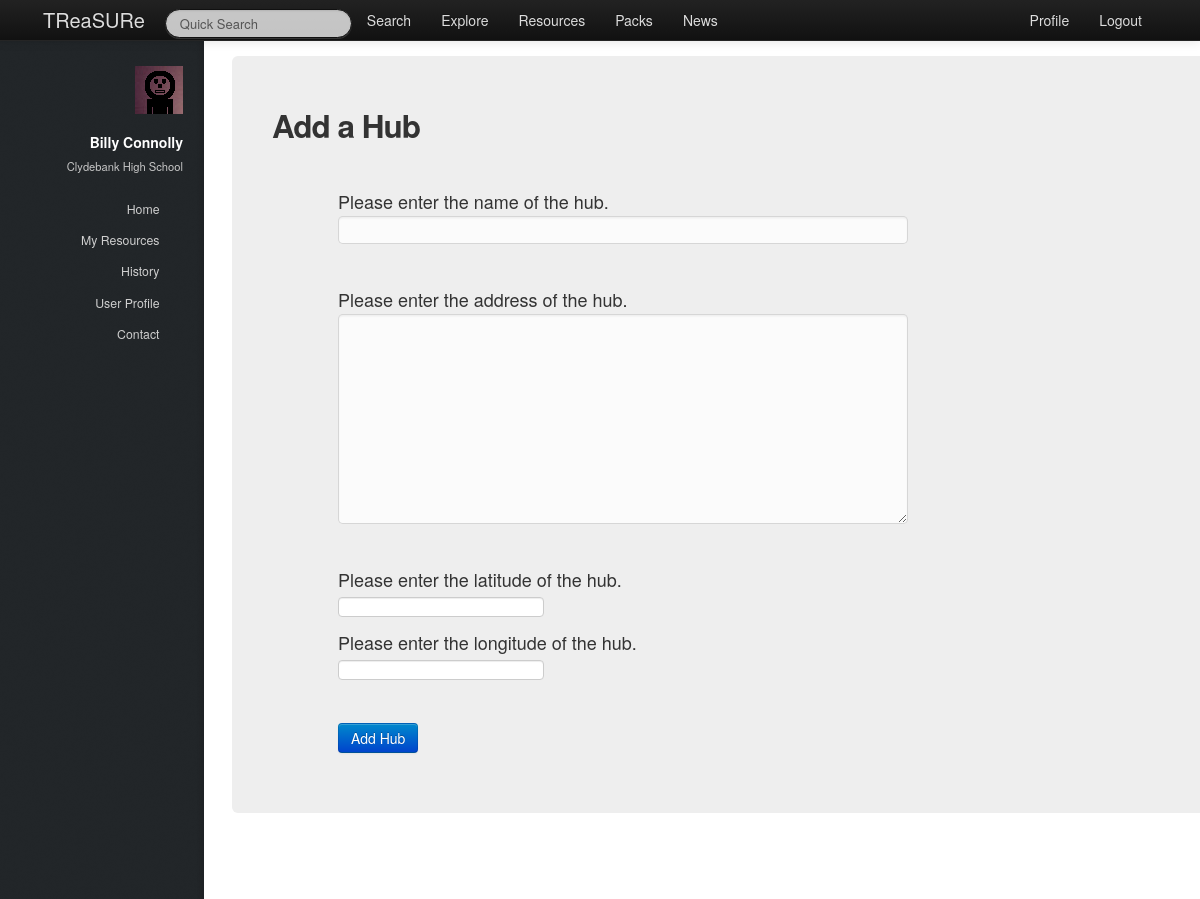
The app's page /treasure/add_hub/ (signed in) with its own data.
### treasure/models.py (models this page shows, shortened)
class Teacher(models.Model):
    user = models.OneToOneField(User)
    firstname = models.CharField(max_length=128)
    surname = models.CharField(max_length=128)
    school = models.ForeignKey(School, null=True)
    hubs = models.ManyToManyField(Hub, null=True)

class School(models.Model):
    name = models.CharField(max_length=128)
    town = models.CharField(max_length=128)
    address = models.TextField()
    latitude = models.FloatField()
    longitude = models.FloatField()
    def __unicode__(self):
        return self.name

### treasure/views.py (the view)
@login_required
def add_hub(request):
    context = RequestContext(request)
    if request.method == 'POST':
        form = HubForm(request.POST)
        if form.is_valid():
            hub = form.save(commit=True)
            return hub_view(request, hub.id)
        else:
            print form.errors
    else:
        form = HubForm()
    context_dict = sidebar(request)
    context_dict['form']  = form
    return render_to_response('treasure/add_hub.html', context_dict, context)

### treasure/forms.py
class HubForm(forms.ModelForm):
    name = forms.CharField(max_length=128, help_text="Please enter the name of the hub.")
    address = forms.CharField( widget = forms.Textarea, help_text="Please enter the address of the hub.")
    latitude = forms.FloatField(help_text="Please enter the latitude of the hub.")
    longitude = forms.FloatField(help_text="Please enter the longitude of the hub.")
    class Meta:
        model = Hub
        fields = ('name', 'address', 'latitude', 'longitude')
        exclude = []

### treasure/views.py (called while the page is built)
def sidebar(request):
    context_dict = {}
    try:
        userid = request.user.id
        teacher = Teacher.objects.get(user = userid)
        context_dict['user_firstname'] = teacher.firstname
        context_dict['user_surname'] = teacher.surname
        context_dict['user_school'] = teacher.school
    except Teacher.DoesNotExist:
        context_dict['user_firstname'] = ""
        context_dict['user_surname'] = ""
        context_dict['school'] = ""
    return context_dict

### templates/treasure/add_hub.html (shortened to what this page needs)
{% extends 'treasure/base.html' %}
{% load static %}
{% block body_block %}
<div class="hero-unit">
    <h2>Add a Hub</h2>
    <br/>
    <div class="container">
        <form class="span6" id="upload_form" method="post" action="/treasure/add_hub/">
            {% for field in form.visible_fields %}
                {{ field.help_text }}<br/>
                {{ field }}<br/>
            {% endfor %}
            <br/>
            <button class="btn btn-primary" type="submit" name="submit">Add Hub</button>
        </form>
    </div>
</div>
{% endblock %}

### templates/treasure/base.html (shortened to what this page needs)
<!DOCTYPE html>
{% load static %}
<html>
    <head>
		<link rel="stylesheet" href="http://cdn.datatables.net/1.10.2/css/jquery.dataTables.min.css"></style>
        <link href="{% static 'css/bootstrap-fluid-adj.css' %}" rel="stylesheet">
        <link href="{% static 'sidebar/css/main.css' %}" rel="stylesheet">
        <link href="{% static 'css/bootstrap.min.css' %}" rel="stylesheet" media="screen">
        <link rel="stylesheet" href="http://getbootstrap.com/examples/sticky-footer-navbar/sticky-footer-navbar.css">
        <link href="{% static 'css/bootstrap-responsive.css' %}" rel="stylesheet">
        <link href="{% static 'css/treasure.css' %}" rel="stylesheet">
    </head>
    <body>
        <div class="navbar navbar-inverse navbar-fixed-top">
           <div class="navbar-inner">
               <div class="container">
                   <a class="brand" href="/treasure/">TReaSURe</a>
                   <div class="nav-collapse collapse">
                       <ul class="nav pull-right">
                            {% if user.is_authenticated %}
                                <li><a href="/treasure/profile">Profile</a></li>
                            	<li><a href="/treasure/logout">Logout</a></li>
                            {% else %}
                            	<li><a href="/treasure/login">Login</a></li>
                            	<li><a href="/treasure/register">Register</a></li>
                            {% endif %}
                       </ul>
                       <ul class="nav">
                       {% if user.is_authenticated %}
                           <form class="navbar-search pull-left" action="">
						 		<input class="search-query span2" placeholder="Quick Search" type="text">
						   </form>
                           <li><a href="/treasure/search">Search</a></li>
                           <li><a href="/treasure/explore">Explore</a></li>
                           <li><a href="/treasure/resources">Resources</a></li>
                           <li><a href="/treasure/packs">Packs</a></li>
                       {% endif %}
                           <li><a href="/treasure/about">News</a></li>
                       </ul>
                   </div>
               </div>
           </div>
        </div>
        <div>
				<div id="header">
					<div class="top">
                       {% if user.is_authenticated %}
							<div id="logo">
								<span class="image avatar48"><img src="{% static 'images/avatar.jpg' %}" alt="user avatar" /></span>
								<h1 id="title">{{ user_firstname }} {{ user_surname }}</h1>
								<p>{{ user_school }}</p>
							</div>
	                   {% endif %}
                        <nav id="nav">
							<ul>
								{% if user.is_authenticated %}
									<li><a href="/treasure/" id="home-link" class="skel-layers-ignoreHref"><span>Home</span></a></li>
									<li><a href="/treasure/resources" class="skel-layers-ignoreHref"><span>My Resources</span></a></li>
									<li><a href="/treasure/about" class="skel-layers-ignoreHref"><span>History</span></a></li>
									<li><a href="/treasure/profile" class="skel-layers-ignoreHref"><span>User Profile</span></a></li>
									<li><a href="#contact" class="skel-layers-ignoreHref"><span>Contact</span></a></li>
								{% else %}
									<li><a href="/treasure/login"><span>Login</span></a></li>
									<li><a href="/treasure/register" class="skel-layers-ignoreHref"><span>Register</span></a></li>
								{% endif %}
							</ul>
						</nav>
					</div>
				</div>
			<div id="main">
				<section id="MainPage">
                    <div class="container">
                        {% block body_block%}{% endblock%}
                    </div>
                </section>
            </div>
        </div>
    </body>
</html>

### static/css/treasure.css (style rules this page uses)
a { text-decoration:underline; }
.brand { text-decoration:none; }
form input[type="text"], form input[type="email"], form input[type="password"], form select, form textarea { height: auto !important; }
.hero-unit { padding: 40px; }
.navbar-inverse .brand,.navbar-inverse .nav>li>a { color:#ddd; }
.navbar-inverse .brand { color:#ddd; }
#nav ul li a { color: rgba(207, 207, 207, 1); }
#logo p { color: rgba(198, 198, 198, 1); }

### records on screen
Teacher: firstname "Billy", surname "Connolly"
School: name "Clydebank High School"

### other values on screen
{{ field.help_text }} "Please enter the name of the hub." "Please enter the address of the hub." "Please enter the latitude of the hub." "Please enter the longitude of the hub."
